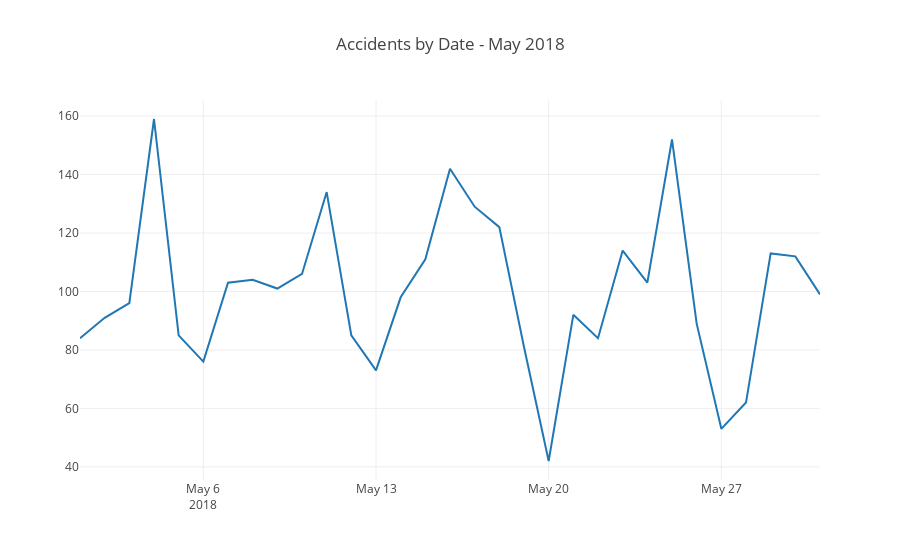

This figure's notebook cell:
### Code cell
data = [trace10]
layout = go.Layout(
    title='Accidents by Date - May 2018'
)

fig = go.Figure(data=data, layout=layout)
py.offline.iplot(fig)

### Figure 1 — Plotly figure (JSON) as saved in the notebook; plotly's stock layout.template omitted (floating-point values rounded to 4 significant figures)
{"data": [{"name": "Accidents by Date in May", "type": "scatter", "uid": "e6d57121-a33a-4a30-bdf3-e7311e5e1051", "x": ["2018-05-01", "2018-05-02", "2018-05-03", "2018-05-04", "2018-05-05", "2018-05-06", "2018-05-07", "2018-05-08", "2018-05-09", "2018-05-10", "2018-05-11", "2018-05-12", "2018-05-13", "2018-05-14", "2018-05-15", "2018-05-16", "2018-05-17", "2018-05-18", "2018-05-19", "2018-05-20", "2018-05-21", "2018-05-22", "2018-05-23", "2018-05-24", "2018-05-25", "2018-05-26", "2018-05-27", "2018-05-28", "2018-05-29", "2018-05-30", "2018-05-31"], "y": [84, 91, 96, 159, 85, 76, 103, 104, 101, 106, 134, 85, 73, 98, 111, 142, 129, 122, 81, 42, 92, 84, 114, 103, 152, 89, 53, 62, 113, 112, 99]}], "layout": {"title": {"text": "Accidents by Date - May 2018"}}}
